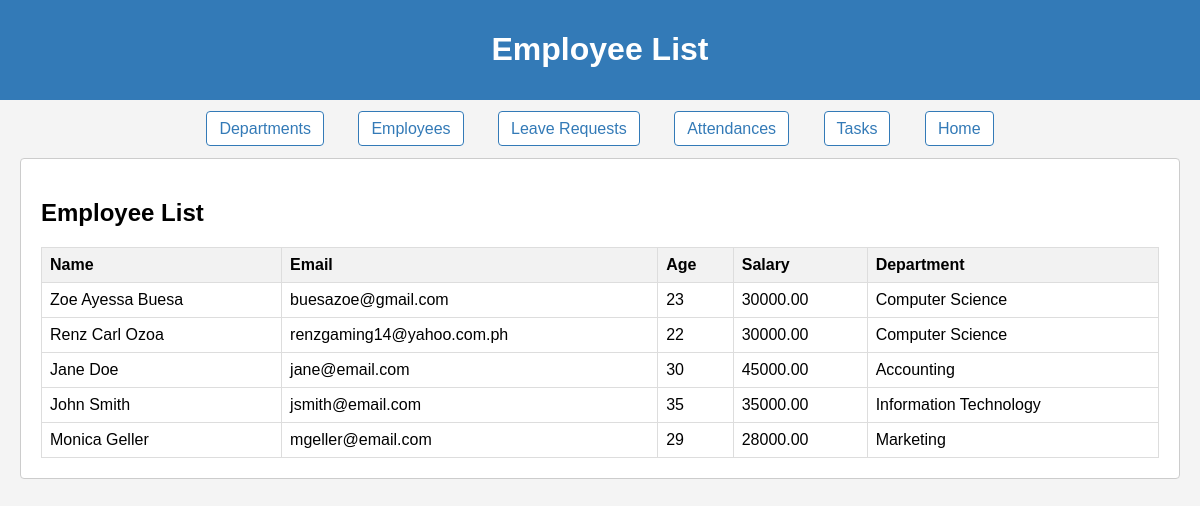
/employees/, run on the app's committed database.
### final_app/models.py (models this page shows, shortened)
class BaseModel(models.Model):
    created_at = models.DateTimeField(auto_now_add=True)
    updated_at = models.DateTimeField(auto_now=True)
    class Meta:
        abstract = True

class Employee(BaseModel):
    name = models.CharField(max_length=255)
    email = models.EmailField()
    age = models.IntegerField(null=True, blank=True)
    salary = models.DecimalField(max_digits=10, decimal_places=2, null=True, blank=True)
    department = models.ForeignKey(Department, on_delete=models.SET_NULL, null=True, blank=True)
    profile_image = models.ImageField(upload_to='employee_images/', null=True, blank=True)

class Department(BaseModel):
    name = models.CharField(max_length=255)

### final_app/views.py (the view)
# urls.py: path('employees/', EmployeeListView.as_view(), name='employee-list'),
class EmployeeListView(ListView):
    model = Employee
    template_name = 'employee_list.html'
    context_object_name = 'employees'

### final_app/templates/employee_list.html (shortened to what this page needs)
{% extends 'base.html' %}
{% block header_title %}Employee List{% endblock %}
{% block content %}
    <h2>Employee List</h2>
    {% if employees %}
        <table class="employee-table">
            <thead>
                <tr>
                    <th>Name</th>
                    <th>Email</th>
                    <th>Age</th>
                    <th>Salary</th>
                    <th>Department</th>
                </tr>
            </thead>
            <tbody>
                {% for employee in employees %}
                    <tr>
                        <td>{{ employee.name }}</td>
                        <td>{{ employee.email }}</td>
                        <td>{{ employee.age }}</td>
                        <td>{{ employee.salary }}</td>
                        <td>{{ employee.department.name }}</td>
                    </tr>
                {% endfor %}
            </tbody>
        </table>
    {% else %}
        <p>No employees available.</p>
    {% endif %}
{% endblock %}

### final_app/templates/base.html (shortened to what this page needs)
{% load static %}
<!DOCTYPE html>
<html lang="en">
<head>
    <link rel="stylesheet" href="{% static 'css/styles.css' %}">
</head>
<body>
    <header>
        <h1>{% block header_title %}HRM System{% endblock %}</h1>
    </header>
    <nav>
        <a href="{% url 'department-list' %}">Departments</a>
        <a href="{% url 'employee-list' %}">Employees</a>
        <a href="{% url 'leave-request-list' %}">Leave Requests</a>
        <a href="{% url 'attendance-list' %}">Attendances</a>
        <a href="{% url 'task-list' %}">Tasks</a>
        <a href="{% url 'home' %}">Home</a>
    </nav>
    <main>
        {% block content %}{% endblock %}
    </main>
</body>
</html>

### final_app/static/css/styles.css (style rules this page uses)
body { font-family: 'Arial', sans-serif; background-color: #f4f4f4; margin: 0; padding: 0; }
header { background-color: #337ab7; color: #fff; padding: 10px; text-align: center; }
nav { text-align: center; margin: 20px 0; }
nav a { text-decoration: none; color: #337ab7; margin: 0 15px; padding: 8px 12px; border: 1px solid #337ab7; border-radius: 4px; background-color: #fff; transition: background-color 0.3s, color 0.3s; }
main { margin: 20px; padding: 20px; background-color: #fff; border: 1px solid #ccc; border-radius: 4px; }
.employee-table { width: 100%; border-collapse: collapse; margin-top: 20px; }
.employee-table th, .employee-table td { border: 1px solid #ddd; padding: 8px; text-align: left; }
.employee-table th { background-color: #f2f2f2; }
table { width: 100%; border-collapse: collapse; margin-top: 20px; }
th, td { border: 1px solid #ddd; padding: 8px; text-align: left; }
th { background-color: #f2f2f2; }

### data on the page
Employee: name "Zoe Ayessa Buesa", email "buesazoe@gmail.com", age "23", salary "30000.00", department.name "Computer Science"
Employee: name "Renz Carl Ozoa", email "renzgaming14@yahoo.com.ph", age "22", salary "30000.00", department.name "Computer Science"
Employee: name "Jane Doe", email "jane@email.com", age "30", salary "45000.00", department.name "Accounting"
Employee: name "John Smith", email "jsmith@email.com", age "35", salary "35000.00", department.name "Information Technology"
Employee: name "Monica Geller", email "mgeller@email.com", age "29", salary "28000.00", department.name "Marketing"
